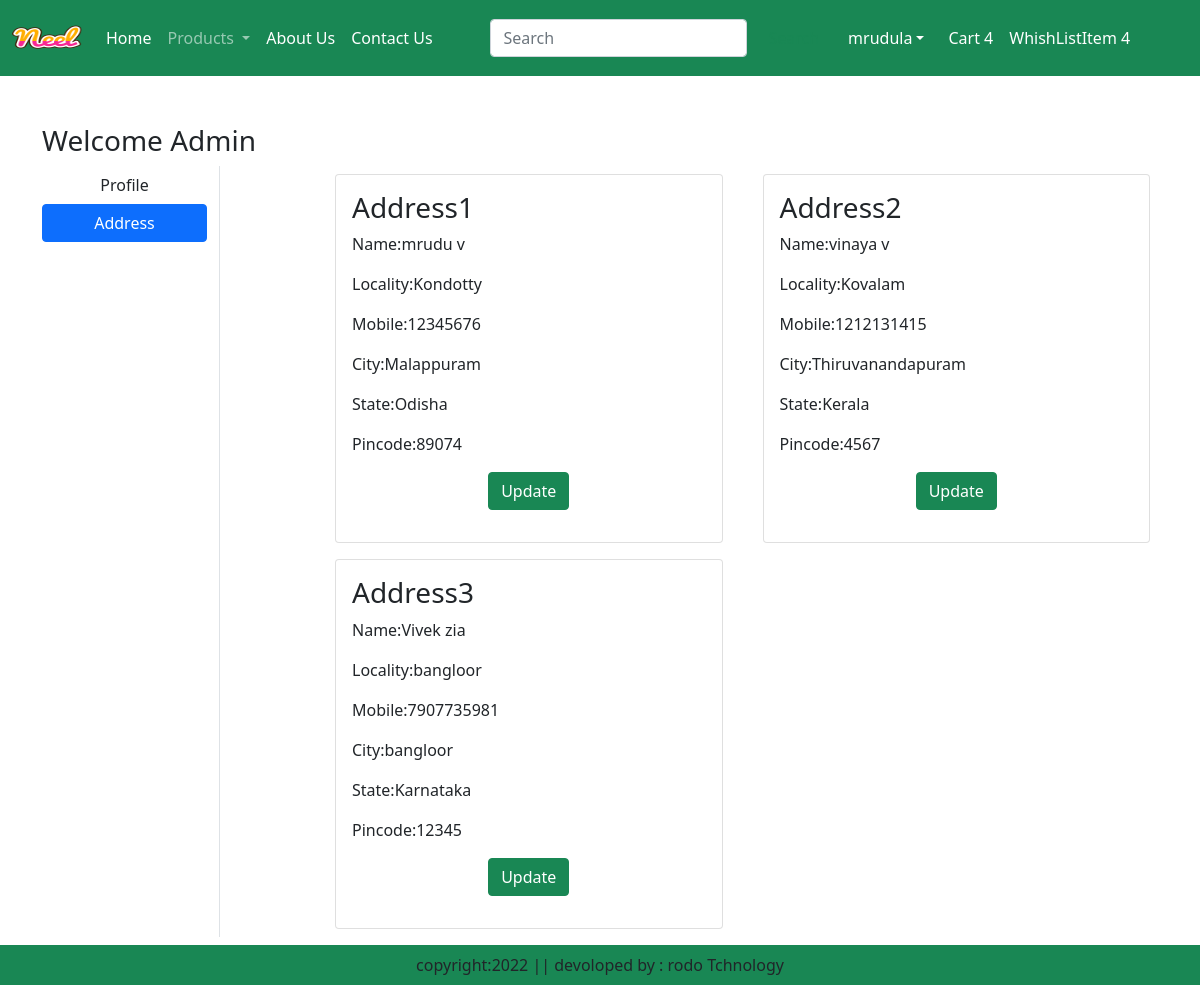
The page /address/ (signed in) on the database its author committed.
### eapp/models.py (models this page shows, shortened)
class Customer(models.Model):
    user=models.ForeignKey(User,on_delete=models.CASCADE)
    name=models.CharField(max_length=200)
    locality=models.CharField(max_length=200)
    city=models.CharField(max_length=50)
    mobile=models.IntegerField(default=0)
    zipcode=models.IntegerField()
    state=models.CharField(choices=STATE_CHOICES,max_length=100)

### eapp/views.py (the view)
# urls.py: path('address/',views.address,name='address'),
def address(request):
    add=Customer.objects.filter(user=request.user)
    return render(request,'address.html',locals())

### eapp/templates/address.html (shortened to what this page needs)
{% extends 'base.html' %}
{% load static%}
{% block main-content %}
<div class="container my-5">
    <div class="row">
        <h3>Welcome <span class="text-capitalize">{{request.user}}</span></h3>
        <div class="col-sm-2 border-end">
            <ul class="list-unstyled">
                <li class="d-grid"><a href="{% url 'profile' %}" class="btn">Profile</a></li>
                <li class="d-grid"><a href="{% url 'address' %}" class="btn btn-primary">Address</a></li>
            </ul>
        </div>
        <div class="col-sm-9 offset-sm-1">
            <div class="row">
                {% for ad in add %}
                <div class="col-sm-6">
                    <div class="card m-2">
                        <div class="card-body">
                            <h3>Address{{forloop.counter}}</h3>
                            <p>Name:{{ad.name}}</p>
                            <p>Locality:{{ad.locality}}</p>
                            <p>Mobile:{{ad.mobile}}</p>
                            <p>City:{{ad.city}}</p>
                            <p>State:{{ad.state}}</p>
                            <p>Pincode:{{ad.zipcode}}</p>
                            <p class="text-center"><a href="{% url 'UpdateAddress' pk=ad.id %}" type="button"
                                    class="btn btn-success">Update</a></p>
                        </div>
                    </div>
                </div>
                {% endfor %}
            </div>
        </div>
    </div>
</div>
{% endblock main-content %}

### rows shown on the page
Customer: name "mrudu v", locality "Kondotty", mobile "12345676", city "Malappuram", state "Odisha", zipcode "89074"
Customer: name "vinaya v", locality "Kovalam", mobile "1212131415", city "Thiruvanandapuram", state "Kerala", zipcode "4567"
Customer: name "Vivek zia", locality "bangloor", mobile "7907735981", city "bangloor", state "Karnataka", zipcode "12345"

### other values the page prints
{{ request.user }} "Admin"
